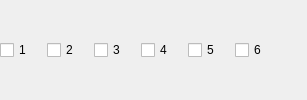
                                       <widget class="QWidget" name="recTracks">
                                        <layout class="QHBoxLayout" name="horizontalLayout_9">
                                         <property name="spacing">
                                          <number>15</number>
                                         </property>
                                         <property name="leftMargin">
                                          <number>0</number>
                                         </property>
                                         <property name="topMargin">
                                          <number>5</number>
                                         </property>
                                         <property name="rightMargin">
                                          <number>0</number>
                                         </property>
                                         <property name="bottomMargin">
                                          <number>5</number>
                                         </property>
                                         <item>
                                          <widget class="QCheckBox" name="advOutRecTrack1">
                                           <property name="minimumSize">
                                            <size>
                                             <width>31</width>
                                             <height>0</height>
                                            </size>
                                           </property>
                                           <property name="text">
                                            <string notr="true">1</string>
                                           </property>
                                          </widget>
                                         </item>
                                         <item>
                                          <widget class="QCheckBox" name="advOutRecTrack2">
                                           <property name="minimumSize">
                                            <size>
                                             <width>31</width>
                                             <height>0</height>
                                            </size>
                                           </property>
                                           <property name="text">
                                            <string notr="true">2</string>
                                           </property>
                                          </widget>
                                         </item>
                                         <item>
                                          <widget class="QCheckBox" name="advOutRecTrack3">
                                           <property name="minimumSize">
                                            <size>
                                             <width>31</width>
                                             <height>0</height>
                                            </size>
                                           </property>
                                           <property name="text">
                                            <string notr="true">3</string>
                                           </property>
                                          </widget>
                                         </item>
                                         <item>
                                          <widget class="QCheckBox" name="advOutRecTrack4">
                                           <property name="minimumSize">
                                            <size>
                                             <width>31</width>
                                             <height>0</height>
                                            </size>
                                           </property>
                                           <property name="text">
                                            <string notr="true">4</string>
                                           </property>
                                          </widget>
                                         </item>
                                         <item>
                                          <widget class="QCheckBox" name="advOutRecTrack5">
                                           <property name="minimumSize">
                                            <size>
                                             <width>31</width>
                                             <height>0</height>
                                            </size>
                                           </property>
                                           <property name="text">
                                            <string notr="true">5</string>
                                           </property>
                                          </widget>
                                         </item>
                                         <item>
                                          <widget class="QCheckBox" name="advOutRecTrack6">
                                           <property name="minimumSize">
                                            <size>
                                             <width>31</width>
                                             <height>0</height>
                                            </size>
                                           </property>
                                           <property name="text">
                                            <string notr="true">6</string>
                                           </property>
                                          </widget>
                                         </item>
                                         <item>
                                          <spacer name="horizontalSpacer_9">
                                           <property name="orientation">
                                            <enum>Qt::Horizontal</enum>
                                           </property>
                                           <property name="sizeHint" stdset="0">
                                            <size>
                                             <width>40</width>
                                             <height>20</height>
                                            </size>
                                           </property>
                                          </spacer>
                                         </item>
                                        </layout>
                                       </widget>
